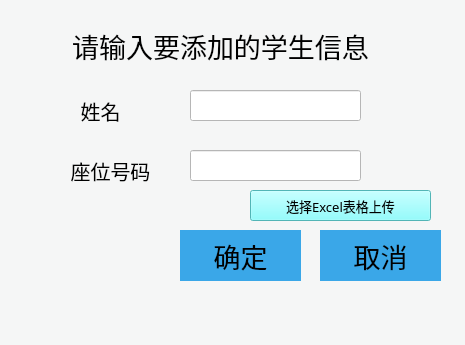
<?xml version="1.0" encoding="UTF-8"?>
<ui version="4.0">
 <class>add_student</class>
 <widget class="QWidget" name="add_student">
  <property name="geometry">
   <rect>
    <x>0</x>
    <y>0</y>
    <width>465</width>
    <height>345</height>
   </rect>
  </property>
  <property name="font">
   <font>
    <family>幼圆</family>
    <pointsize>10</pointsize>
   </font>
  </property>
  <property name="windowTitle">
   <string>添加学生</string>
  </property>
  <property name="styleSheet">
   <string notr="true">background-color: rgb(245, 246, 246);</string>
  </property>
  <widget class="QLabel" name="label1">
   <property name="geometry">
    <rect>
     <x>50</x>
     <y>90</y>
     <width>101</width>
     <height>41</height>
    </rect>
   </property>
   <property name="font">
    <font>
     <family>幼圆</family>
     <pointsize>15</pointsize>
    </font>
   </property>
   <property name="text">
    <string>姓名</string>
   </property>
   <property name="alignment">
    <set>Qt::AlignCenter</set>
   </property>
  </widget>
  <widget class="QLabel" name="label2">
   <property name="geometry">
    <rect>
     <x>50</x>
     <y>150</y>
     <width>121</width>
     <height>41</height>
    </rect>
   </property>
   <property name="font">
    <font>
     <family>幼圆</family>
     <pointsize>15</pointsize>
    </font>
   </property>
   <property name="text">
    <string>座位号码</string>
   </property>
   <property name="alignment">
    <set>Qt::AlignCenter</set>
   </property>
  </widget>
  <widget class="QPushButton" name="true_button">
   <property name="geometry">
    <rect>
     <x>180</x>
     <y>230</y>
     <width>121</width>
     <height>51</height>
    </rect>
   </property>
   <property name="font">
    <font>
     <family>幼圆</family>
     <pointsize>20</pointsize>
    </font>
   </property>
   <property name="styleSheet">
    <string notr="true">QPushButton
{ 
    border-radius:250px;
	background-color: rgb(58, 167, 232);
}
QPushButton:hover
{
	background-color: rgb(147, 226, 238);
	border-radius: 250px;
	
}</string>
   </property>
   <property name="text">
    <string>确定</string>
   </property>
  </widget>
  <widget class="QPushButton" name="pushButton_2">
   <property name="geometry">
    <rect>
     <x>320</x>
     <y>230</y>
     <width>121</width>
     <height>51</height>
    </rect>
   </property>
   <property name="font">
    <font>
     <family>幼圆</family>
     <pointsize>20</pointsize>
    </font>
   </property>
   <property name="styleSheet">
    <string notr="true">QPushButton
{ 
    border-radius:250px;
	background-color: rgb(58, 167, 232);
}
QPushButton:hover
{
	background-color: rgb(147, 226, 238);
	border-radius: 250px;
	
}</string>
   </property>
   <property name="text">
    <string>取消</string>
   </property>
  </widget>
  <widget class="QLineEdit" name="input_name">
   <property name="geometry">
    <rect>
     <x>190</x>
     <y>90</y>
     <width>171</width>
     <height>31</height>
    </rect>
   </property>
   <property name="font">
    <font>
     <family>幼圆</family>
     <pointsize>9</pointsize>
    </font>
   </property>
   <property name="styleSheet">
    <string notr="true">background-color: rgb(255, 255, 255);</string>
   </property>
  </widget>
  <widget class="QLineEdit" name="input_number">
   <property name="geometry">
    <rect>
     <x>190</x>
     <y>150</y>
     <width>171</width>
     <height>31</height>
    </rect>
   </property>
   <property name="font">
    <font>
     <family>幼圆</family>
     <pointsize>9</pointsize>
    </font>
   </property>
   <property name="styleSheet">
    <string notr="true">background-color: rgb(255, 255, 255);</string>
   </property>
  </widget>
  <widget class="QLabel" name="label_4">
   <property name="geometry">
    <rect>
     <x>20</x>
     <y>20</y>
     <width>401</width>
     <height>51</height>
    </rect>
   </property>
   <property name="font">
    <font>
     <family>幼圆</family>
     <pointsize>20</pointsize>
    </font>
   </property>
   <property name="text">
    <string>请输入要添加的学生信息</string>
   </property>
   <property name="alignment">
    <set>Qt::AlignCenter</set>
   </property>
  </widget>
  <widget class="QPushButton" name="excel_push">
   <property name="geometry">
    <rect>
     <x>250</x>
     <y>190</y>
     <width>181</width>
     <height>31</height>
    </rect>
   </property>
   <property name="font">
    <font>
     <family>幼圆</family>
     <pointsize>10</pointsize>
    </font>
   </property>
   <property name="styleSheet">
    <string notr="true">background-color: rgb(115, 253, 255);</string>
   </property>
   <property name="text">
    <string>选择Excel表格上传</string>
   </property>
  </widget>
 </widget>
 <resources/>
 <connections/>
</ui>
